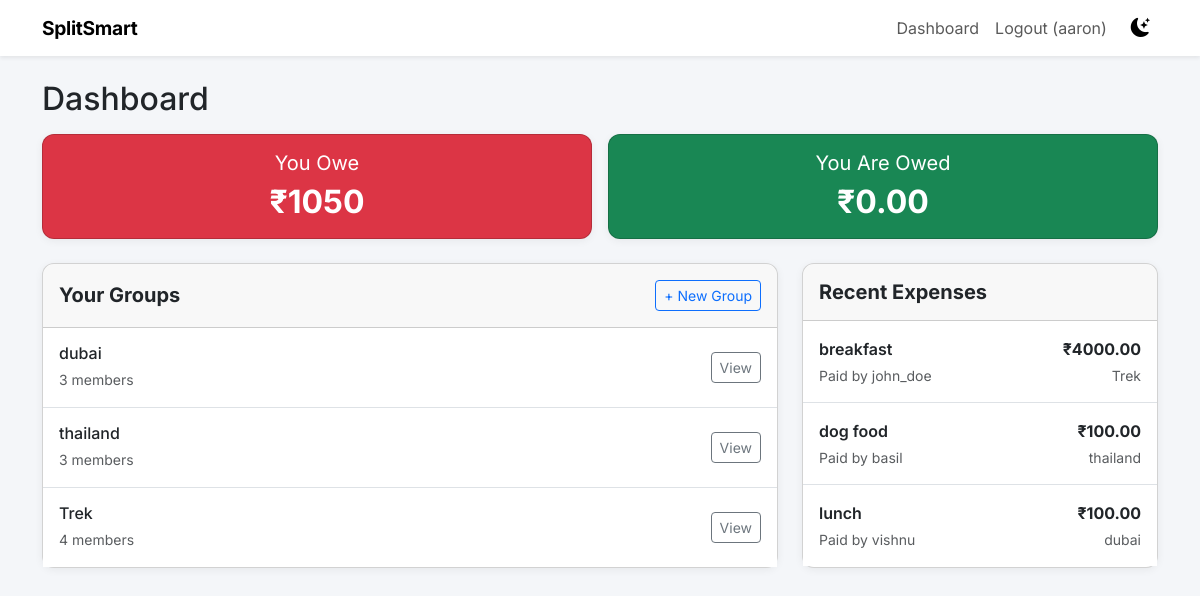
Page /app/dashboard/ (signed in) on the committed database.
### expenses/models.py (models this page shows, shortened)
class Group(models.Model):
    name = models.CharField(max_length=255)
    members = models.ManyToManyField(User, related_name='expense_groups')
    created_at = models.DateTimeField(auto_now_add=True)

class Expense(models.Model):
    group = models.ForeignKey(Group, on_delete=models.CASCADE, related_name='expenses')
    title = models.CharField(max_length=255)
    amount = models.DecimalField(max_digits=10, decimal_places=2)
    paid_by = models.ForeignKey(User, on_delete=models.CASCADE, related_name='paid_expenses')
    date = models.DateTimeField(auto_now_add=True)

### expenses/views.py (the view)
# urls.py: path('dashboard/', views.dashboard, name='dashboard'),
@login_required
def dashboard(request):
    groups = request.user.expense_groups.all()
    total_owed = ExpenseSplit.objects.filter(
        user=request.user,
        is_settled=False
    ).exclude(expense__paid_by=request.user).aggregate(Sum('amount'))['amount__sum'] or Decimal('0.00')
    total_owed_to_user = ExpenseSplit.objects.filter(
        expense__paid_by=request.user,
        is_settled=False
    ).exclude(user=request.user).aggregate(Sum('amount'))['amount__sum'] or Decimal('0.00')
    recent_expenses = Expense.objects.filter(group__in=groups).order_by('-date')[:5]
    context = {
        'groups': groups,
        'total_owed': total_owed,
        'total_owed_to_user': total_owed_to_user,
        'recent_expenses': recent_expenses
    }
    return render(request, 'expenses/dashboard.html', context)

### templates/expenses/dashboard.html (shortened to what this page needs)
{% extends 'base.html' %}
{% block content %}
<div class="row mb-4">
    <div class="col-12">
        <h2 class="mb-3">Dashboard</h2>
        <div class="row g-3">
            <div class="col-md-6">
                <div class="card bg-danger text-white h-100">
                    <div class="card-body d-flex flex-column justify-content-center align-items-center">
                        <h5 class="card-title fw-normal">You Owe</h5>
                        <h2 class="fw-bold mb-0">₹{{ total_owed }}</h2>
                    </div>
                </div>
            </div>
            <div class="col-md-6">
                <div class="card bg-success text-white h-100">
                    <div class="card-body d-flex flex-column justify-content-center align-items-center">
                        <h5 class="card-title fw-normal">You Are Owed</h5>
                        <h2 class="fw-bold mb-0">₹{{ total_owed_to_user }}</h2>
                    </div>
                </div>
            </div>
        </div>
    </div>
</div>
<div class="row">
    <div class="col-lg-8 mb-4">
        <div class="card h-100">
            <div class="card-header d-flex justify-content-between align-items-center py-3">
                <h5 class="mb-0 fw-bold">Your Groups</h5>
                <a href="{% url 'create_group' %}" class="btn btn-sm btn-outline-primary">+ New Group</a>
            </div>
            <div class="card-body p-0">
                {% if groups %}
                    <ul class="list-group list-group-flush">
                        {% for group in groups %}
                            <li class="list-group-item p-3">
                                <div class="d-flex justify-content-between align-items-center">
                                    <div>
                                        <h6 class="mb-1"><a href="{% url 'group_detail' group.id %}" class="text-decoration-none text-body">{{ group.name }}</a></h6>
                                        <small class="text-muted">{{ group.members.count }} members</small>
                                    </div>
                                    <a href="{% url 'group_detail' group.id %}" class="btn btn-sm btn-outline-secondary">View</a>
                                </div>
                            </li>
                        {% endfor %}
                    </ul>
                {% else %}
                    <div class="p-4 text-center text-muted">
                        <p>You are not part of any groups yet.</p>
                        <a href="{% url 'create_group' %}" class="btn btn-primary">Create Your First Group</a>
                    </div>
                {% endif %}
            </div>
        </div>
    </div>
    <div class="col-lg-4 mb-4">
        <div class="card h-100">
            <div class="card-header py-3">
                <h5 class="mb-0 fw-bold">Recent Expenses</h5>
            </div>
            <div class="card-body p-0">
                {% if recent_expenses %}
                    <ul class="list-group list-group-flush">
                        {% for expense in recent_expenses %}
                            <li class="list-group-item p-3">
                                <div class="d-flex justify-content-between align-items-center mb-1">
                                    <span class="fw-semibold">{{ expense.title }}</span>
                                    <span class="fw-bold text-body">₹{{ expense.amount }}</span>
                                </div>
                                <div class="d-flex justify-content-between">
                                    <small class="text-muted">Paid by {{ expense.paid_by.username }}</small>
                                    <small class="text-muted">{{ expense.group.name }}</small>
                                </div>
                            </li>
                        {% endfor %}
                    </ul>
                {% else %}
                    <div class="p-4 text-center text-muted">
                        <small>No recent expenses.</small>
                    </div>
                {% endif %}
            </div>
        </div>
    </div>
</div>
{% endblock %}

### templates/base.html (shortened to what this page needs)
<!DOCTYPE html>
<html lang="en" data-bs-theme="light">
<head>
    <link href="https://cdn.jsdelivr.net/npm/bootstrap@5.3.0/dist/css/bootstrap.min.css" rel="stylesheet">
    <link href="https://cdn.jsdelivr.net/npm/bootstrap-icons@1.11.0/font/bootstrap-icons.css" rel="stylesheet">
</head>
<body>
<nav class="navbar navbar-expand-lg shadow-sm mb-4">
  <div class="container">
    <a class="navbar-brand" href="{% url 'home' %}">SplitSmart</a>
    <div class="collapse navbar-collapse" id="navbarNav">
      <ul class="navbar-nav ms-auto align-items-center">
        {% if user.is_authenticated %}
            <li class="nav-item">
                <a class="nav-link" href="{% url 'dashboard' %}">Dashboard</a>
            </li>
            <li class="nav-item">
                <form action="{% url 'logout' %}" method="post" class="d-inline">
                    <button type="submit" class="btn btn-link nav-link">Logout ({{ user.username }})</button>
                </form>
            </li>
        {% endif %}
        <li class="nav-item ms-2">
            <button id="theme-toggle" title="Toggle dark/light mode">
                <i class="bi bi-moon-stars-fill" id="theme-icon"></i>
            </button>
        </li>
      </ul>
    </div>
  </div>
</nav>
<div class="container">
    {% block content %}
    {% endblock %}
</div>
</body>
</html>

### templates/base.html (style rules this page uses)
body { font-family: 'Inter', sans-serif; }
[data-bs-theme="light"] body { background-color: #f4f6f9; }
[data-bs-theme="light"] .navbar { background-color: #ffffff !important; }
[data-bs-theme="light"] .card { background-color: #ffffff; box-shadow: 0 2px 8px rgba(0,0,0,0.06); }
.navbar-brand { font-weight: 700; font-size: 1.2rem; letter-spacing: -0.3px; }
.card { border-radius: 12px; }
.card-header { border-radius: 12px 12px 0 0 !important; }
#theme-toggle { border: none; background: transparent; font-size: 1.2rem; cursor: pointer; padding: 4px 8px; border-radius: 8px; transition: background 0.2s; }

### rows in the picture
Group: name "dubai", members.count "3"
Group: name "thailand", members.count "3"
Group: name "Trek", members.count "4"
Expense: title "breakfast", amount "4000.00", paid_by.username "john_doe", group.name "Trek"
Expense: title "dog food", amount "100.00", paid_by.username "basil", group.name "thailand"
Expense: title "lunch", amount "100.00", paid_by.username "vishnu", group.name "dubai"

### other values in the picture
{{ user.username }} "aaron"
{{ total_owed }} "1050"
{{ total_owed_to_user }} "0.00"
